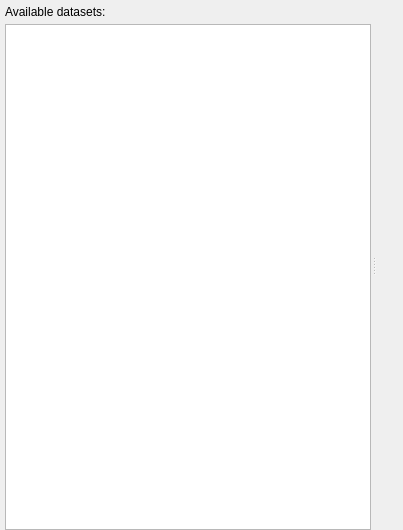
<?xml version="1.0" encoding="UTF-8"?>
<ui version="4.0">
 <class>TableWindow</class>
 <widget class="QWidget" name="TableWindow">
  <property name="geometry">
   <rect>
    <x>0</x>
    <y>0</y>
    <width>403</width>
    <height>530</height>
   </rect>
  </property>
  <property name="windowTitle">
   <string>Data analysis</string>
  </property>
  <property name="windowIcon">
   <iconset resource="../../../resources/nicos-gui.qrc">
    <normaloff>:/plotter</normaloff>:/plotter</iconset>
  </property>
  <layout class="QVBoxLayout" name="verticalLayout_2">
   <property name="margin">
    <number>0</number>
   </property>
   <item>
    <widget class="QSplitter" name="splitter">
     <property name="orientation">
      <enum>Qt::Horizontal</enum>
     </property>
     <property name="opaqueResize">
      <bool>true</bool>
     </property>
     <property name="handleWidth">
      <number>6</number>
     </property>
     <widget class="QWidget" name="verticalLayoutWidget">
      <layout class="QVBoxLayout" name="verticalLayout">
       <property name="spacing">
        <number>5</number>
       </property>
       <property name="leftMargin">
        <number>5</number>
       </property>
       <property name="topMargin">
        <number>5</number>
       </property>
       <property name="rightMargin">
        <number>0</number>
       </property>
       <property name="bottomMargin">
        <number>0</number>
       </property>
       <item>
        <widget class="QLabel" name="label">
         <property name="sizePolicy">
          <sizepolicy hsizetype="Preferred" vsizetype="Preferred">
           <horstretch>0</horstretch>
           <verstretch>0</verstretch>
          </sizepolicy>
         </property>
         <property name="text">
          <string>Available datasets:</string>
         </property>
        </widget>
       </item>
       <item>
        <widget class="QListWidget" name="datasetList">
         <property name="enabled">
          <bool>true</bool>
         </property>
         <property name="sizePolicy">
          <sizepolicy hsizetype="Expanding" vsizetype="Expanding">
           <horstretch>0</horstretch>
           <verstretch>0</verstretch>
          </sizepolicy>
         </property>
        </widget>
       </item>
      </layout>
     </widget>
     <widget class="QFrame" name="plotFrame">
      <property name="sizePolicy">
       <sizepolicy hsizetype="Maximum" vsizetype="Expanding">
        <horstretch>0</horstretch>
        <verstretch>0</verstretch>
       </sizepolicy>
      </property>
      <layout class="QVBoxLayout" name="verticalLayout_4">
       <item>
        <layout class="QVBoxLayout" name="plotLayout"/>
       </item>
      </layout>
     </widget>
    </widget>
   </item>
  </layout>
  <action name="actionPrint">
   <property name="icon">
    <iconset resource="../../../resources/nicos-gui.qrc">
     <normaloff>:/print</normaloff>:/print</iconset>
   </property>
   <property name="text">
    <string>&amp;Print...</string>
   </property>
   <property name="shortcut">
    <string>Ctrl+P</string>
   </property>
  </action>
  <action name="actionClose">
   <property name="icon">
    <iconset resource="../../../resources/nicos-gui.qrc">
     <normaloff>:/quit</normaloff>:/quit</iconset>
   </property>
   <property name="text">
    <string>&amp;Close window</string>
   </property>
   <property name="shortcut">
    <string>Ctrl+Q</string>
   </property>
  </action>
  <action name="actionUnzoom">
   <property name="icon">
    <iconset resource="../../../resources/nicos-gui.qrc">
     <normaloff>:/viewfull</normaloff>:/viewfull</iconset>
   </property>
   <property name="text">
    <string>&amp;Unzoom</string>
   </property>
  </action>
  <action name="actionPDF">
   <property name="icon">
    <iconset resource="../../../resources/nicos-gui.qrc">
     <normaloff>:/save</normaloff>:/save</iconset>
   </property>
   <property name="text">
    <string>&amp;Save as PDF...</string>
   </property>
  </action>
  <action name="actionLogScale">
   <property name="checkable">
    <bool>true</bool>
   </property>
   <property name="text">
    <string>&amp;Logarithmic Y scale</string>
   </property>
   <property name="iconText">
    <string>Log Scale</string>
   </property>
   <property name="shortcut">
    <string>Ctrl+L</string>
   </property>
  </action>
  <action name="actionClosePlot">
   <property name="text">
    <string>Close plot</string>
   </property>
   <property name="iconText">
    <string>Close</string>
   </property>
  </action>
  <action name="actionNormalized">
   <property name="checkable">
    <bool>true</bool>
   </property>
   <property name="text">
    <string>&amp;Normalized</string>
   </property>
   <property name="iconText">
    <string>Normalized</string>
   </property>
  </action>
  <action name="actionFitPeak">
   <property name="text">
    <string>Fit &amp;Gauß peak</string>
   </property>
   <property name="iconText">
    <string>Peak fit</string>
   </property>
  </action>
  <action name="actionLegend">
   <property name="checkable">
    <bool>true</bool>
   </property>
   <property name="text">
    <string>L&amp;egend</string>
   </property>
  </action>
  <action name="actionGrace">
   <property name="text">
    <string>Clone in Grace</string>
   </property>
  </action>
  <action name="actionCombine">
   <property name="text">
    <string>&amp;Combine</string>
   </property>
  </action>
  <action name="actionDeletePlot">
   <property name="text">
    <string>Delete plot</string>
   </property>
   <property name="iconText">
    <string>Delete</string>
   </property>
  </action>
  <action name="actionFitTc">
   <property name="text">
    <string>Fit &amp;Tc</string>
   </property>
   <property name="iconText">
    <string>Fit Tc</string>
   </property>
  </action>
  <action name="actionFitPeakPV">
   <property name="text">
    <string>Fit Pseudo-Voigt Peak</string>
   </property>
   <property name="iconText">
    <string>Peak fit (PV)</string>
   </property>
   <property name="toolTip">
    <string>Fit Pseudo-Voigt Peak</string>
   </property>
  </action>
  <action name="actionResetPlot">
   <property name="text">
    <string>Reset</string>
   </property>
  </action>
  <action name="actionFitPeakPVII">
   <property name="text">
    <string>Fit Pearson VII Peak</string>
   </property>
   <property name="iconText">
    <string>Peak fit (PVII)</string>
   </property>
   <property name="toolTip">
    <string>Fit Pearson VII Peak</string>
   </property>
  </action>
  <action name="actionAttachElog">
   <property name="text">
    <string>Attach to electronic log</string>
   </property>
  </action>
 </widget>
 <resources>
  <include location="../../../resources/nicos-gui.qrc"/>
 </resources>
 <connections>
  <connection>
   <sender>actionClose</sender>
   <signal>triggered()</signal>
   <receiver>TableWindow</receiver>
   <slot>close()</slot>
   <hints>
    <hint type="sourcelabel">
     <x>-1</x>
     <y>-1</y>
    </hint>
    <hint type="destinationlabel">
     <x>321</x>
     <y>230</y>
    </hint>
   </hints>
  </connection>
 </connections>
</ui>
